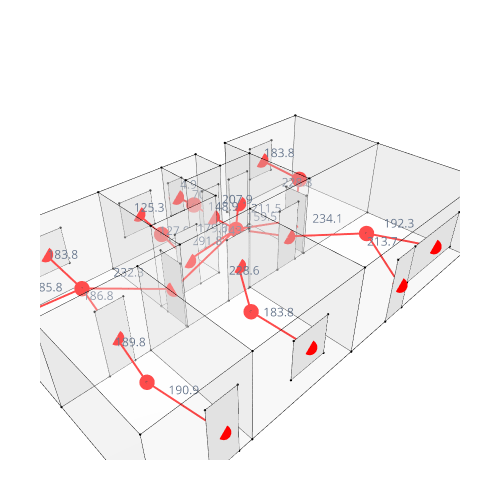

Notebook cell for this chart:
### Markdown cell above
showing the geometry plus the graph with the doors and the windows

### Code cell
Topology.Show(cc_old, doors_old,windows_old,dual_graph_old, edges_old,mid_v, midpoint_vertices,
              vertexSizeKey="size",
              vertexColorKey="color",
              edgeWidthKey="width",
              edgeColorKey="color",
              edgeLabelKey="length",
              faceOpacity=0.3,
              backgroundColor="white",
              width=500,
              height=500,
              renderer=renderer,
              showVertices=True,
             vertexLabelKey="label",
              showVertexLabel=True,
             
             
             )
